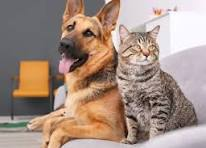
#> input picture data/dog_cat.jpg, 206 x 148 px
$ jupyter execute k-mean_color.ipynb
#> lines starting #> are read from the running program, lines starting #| are printed output that depends on the picture
Nhóm các pixel có cùng màu - K-mean

[cell 1]
import cv2
import numpy as np
import matplotlib.pyplot as plt
from sklearn.cluster import KMeans
import os

[cell 2]
# --- 0. CÀI ĐẶT CÁC ĐƯỜNG DẪN ---
INPUT_IMAGE_PATH = 'data/dog_cat.jpg'
OUTPUT_DIR = 'output'

# Tạo thư mục 'output' nếu nó chưa tồn tại
if not os.path.exists(OUTPUT_DIR):
    os.makedirs(OUTPUT_DIR)

print(f"Sẽ lưu kết quả vào thư mục: {OUTPUT_DIR}")

# --- 1. TẢI VÀ CHUẨN BỊ DỮ LIỆU ---
print(f"Đang tải ảnh từ: {INPUT_IMAGE_PATH}")
img = cv2.imread(INPUT_IMAGE_PATH)
#> img is the input picture: shape (148, 206, 3); mean B, G, R 130.3, 142.6, 165

if img is None:
    print(f"LỖI: Không thể tìm thấy ảnh tại '{INPUT_IMAGE_PATH}'.")
else:
    # Chuyển đổi sang ảnh xám
    gray_img = cv2.cvtColor(img, cv2.COLOR_RGB2GRAY)
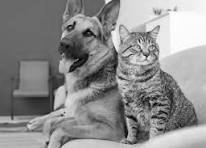
#> gray_img: shape (148, 206); min 1, max 255, mean 141.5

    # Resize ảnh (W=200, H=140)
    gray_img = cv2.resize(gray_img, (200, 140))
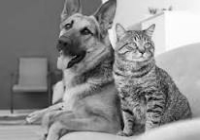
#> gray_img: shape (140, 200); min 2, max 254, mean 141.4
    print(f"Kích thước ảnh đã resize: {gray_img.shape}")
#| Kích thước ảnh đã resize: (140, 200)

    # Tính dung lượng ảnh gốc (chưa nén, trong RAM)
    original_size_bytes = gray_img.nbytes
#> original_size_bytes = 28000
    print(f"Dung lượng ảnh gốc (trong RAM): {original_size_bytes} bytes")
#| Dung lượng ảnh gốc (trong RAM): 28000 bytes

    # --- Hiển thị và lưu ảnh gốc ---
    plt.figure(figsize=(10, 4))
    plt.subplot(1, 2, 1)
    plt.imshow(gray_img, cmap='gray')
    plt.title('Ảnh xám gốc (Resized)')
    plt.axis('off')

    plt.subplot(1, 2, 2)
    plt.hist(gray_img.ravel(), bins=256, color='gray', alpha=0.7)
    plt.title('Histogram ảnh gốc')
    plt.xlabel('Cường độ Pixel')
    plt.ylabel('Tần suất')
    plt.tight_layout()

    # Lưu biểu đồ ảnh gốc
    output_path = os.path.join(OUTPUT_DIR, '00_original_image.png')
    plt.savefig(output_path)
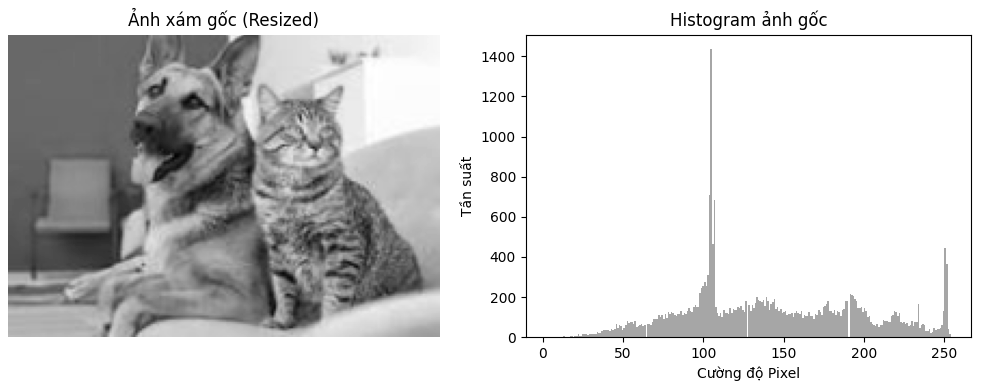
#> figure drawn by matplotlib, 2 panels; panel 2: tallest bar 1435 high, from x = 104.4 to 105.4
    print(f"Đã lưu ảnh gốc và histogram vào: {output_path}")
    plt.close() # Đóng biểu đồ để tiết kiệm bộ nhớ

    # --- 2. CHUẨN BỊ K-MEANS ---
    # Reshape từ (140, 200) -> (28000, 1)
    X_gray = gray_img.reshape(-1, 1)
    print(f"Kích thước dữ liệu K-Means (Pixels, Features): {X_gray.shape}")
#| Kích thước dữ liệu K-Means (Pixels, Features): (28000, 1)


    # --- 3. CHẠY K-MEANS VÀ LƯU KẾT QUẢ ---
    print("\n--- Bắt đầu vòng lặp K-Means ---")

    for K in [5, 10, 15, 20]:
        print(f"\nĐang xử lý với K = {K}...")

        # Huấn luyện mô hình K-Means
        kmeans = KMeans(n_clusters=K, random_state=0, n_init=10).fit(X_gray)

        # Lấy nhãn và tâm cụm
        label = kmeans.labels_
        centers = kmeans.cluster_centers_

        # --- TÍNH TOÁN DUNG LƯỢNG NÉN ---
        size_palette_bytes = centers.nbytes
        size_labels_bytes = label.astype(np.uint8).nbytes
        compressed_size_bytes = size_palette_bytes + size_labels_bytes

        print(f"  Dung lượng Bảng màu (K={K}): {size_palette_bytes} bytes")
        print(f"  Dung lượng Bản đồ nhãn: {size_labels_bytes} bytes")
        print(f"  TỔNG DUNG LƯỢNG NÉN (K={K}): {compressed_size_bytes} bytes")
        print(f"  So với gốc ({original_size_bytes} bytes), nén còn: {compressed_size_bytes / original_size_bytes:.2%}")

        # --- TÁI TẠO ẢNH ---
        # Gán giá trị của tâm cụm cho tất cả các pixel thuộc cụm đó
        img_reconstructed_flat = centers[label]
        img_reconstructed = img_reconstructed_flat.reshape(gray_img.shape)

        # --- HIỂN THỊ VÀ LƯU KẾT QUẢ ---
        fig = plt.figure(figsize=(10, 5))

        # Ảnh K-Means
        plt.subplot(1, 2, 1)
        plt.title(f"Ảnh K = {K}\nDung lượng nén: {compressed_size_bytes} bytes")
        plt.imshow(img_reconstructed, interpolation='nearest', cmap='gray')
        plt.axis('off')

        # Histogram của ảnh K-Means
        plt.subplot(1, 2, 2)
        plt.hist(img_reconstructed.ravel(), bins=256, color='gray', alpha=0.7)
        plt.title(f'Histogram cho K = {K}')
        plt.xlabel('Cường độ Pixel')
        plt.ylabel('Tần suất')

        plt.tight_layout()

        # Lưu file kết quả vào thư mục output
        output_path = os.path.join(OUTPUT_DIR, f'kmeans_K{K}_result.png')
        plt.savefig(output_path)
        print(f"Đã lưu kết quả K={K} vào: {output_path}")
        plt.close(fig) # Đóng biểu đồ hiện tại
#> this loop made 4 passes
#> (size_palette_bytes, compressed_size_bytes) on passes 2 to 4: (80, 28080), (120, 28120), (160, 28160)
#> (centers, size_palette_bytes, compressed_size_bytes) on pass 1: ([103.7, 233.1, 142.5, 186.3, 61.37], 40, 28040)
#> (printed output is left out)
#> pass 1, `img_reconstructed = img_reconstructed_flat.reshape(gray_img.shape)`:
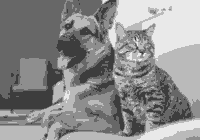
#> img_reconstructed: shape (140, 200) float64; min 61.37, max 233.1, mean 141.4
#> pass 1, `plt.savefig(output_path)`:
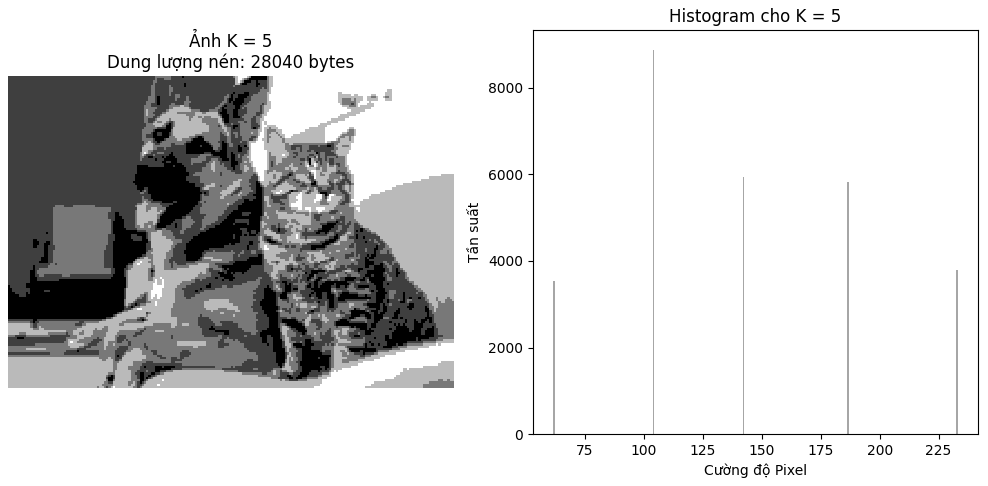
#> figure drawn by matplotlib, 2 panels; panel 2: tallest bar 8881 high, from x = 103.6 to 104.3
#> pass 2, `plt.savefig(output_path)`:
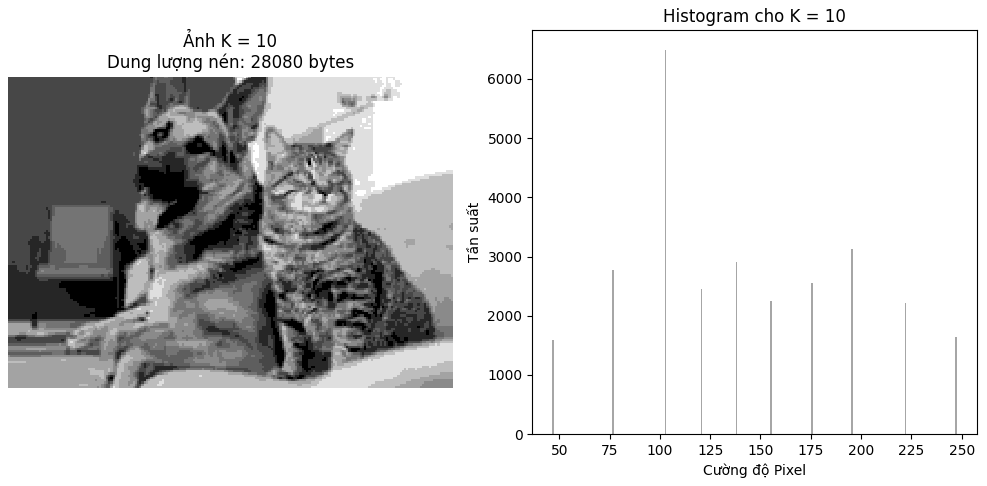
#> figure drawn by matplotlib, 2 panels; panel 2: tallest bar 6494 high, from x = 102.4 to 103.1

    print("\n--- HOÀN THÀNH TẤT CẢ ---")
